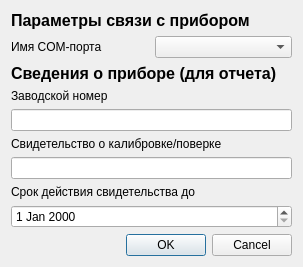
<?xml version="1.0" encoding="UTF-8"?>
<ui version="4.0">
 <class>SetupDialog</class>
 <widget class="QDialog" name="SetupDialog">
  <property name="geometry">
   <rect>
    <x>0</x>
    <y>0</y>
    <width>303</width>
    <height>260</height>
   </rect>
  </property>
  <property name="windowTitle">
   <string>Настройка ИКСУ-2000</string>
  </property>
  <layout class="QVBoxLayout" name="verticalLayout">
   <item>
    <widget class="QLabel" name="label_5">
     <property name="font">
      <font>
       <pointsize>12</pointsize>
       <weight>75</weight>
       <bold>true</bold>
      </font>
     </property>
     <property name="text">
      <string>Параметры связи с прибором</string>
     </property>
    </widget>
   </item>
   <item>
    <layout class="QHBoxLayout" name="horizontalLayout">
     <item>
      <widget class="QLabel" name="label">
       <property name="text">
        <string>Имя COM-порта</string>
       </property>
      </widget>
     </item>
     <item>
      <widget class="QComboBox" name="comboBox"/>
     </item>
    </layout>
   </item>
   <item>
    <widget class="QLabel" name="label_6">
     <property name="font">
      <font>
       <pointsize>12</pointsize>
       <weight>75</weight>
       <bold>true</bold>
      </font>
     </property>
     <property name="text">
      <string>Сведения о приборе (для отчета)</string>
     </property>
    </widget>
   </item>
   <item>
    <layout class="QVBoxLayout" name="verticalLayout_3">
     <item>
      <widget class="QLabel" name="label_2">
       <property name="text">
        <string>Заводской номер</string>
       </property>
      </widget>
     </item>
     <item>
      <widget class="QLineEdit" name="ZN"/>
     </item>
    </layout>
   </item>
   <item>
    <layout class="QVBoxLayout" name="verticalLayout_2">
     <item>
      <widget class="QLabel" name="label_3">
       <property name="text">
        <string>Свидетельство о калибровке/поверке</string>
       </property>
      </widget>
     </item>
     <item>
      <widget class="QLineEdit" name="SKN"/>
     </item>
    </layout>
   </item>
   <item>
    <layout class="QVBoxLayout" name="verticalLayout_4">
     <item>
      <widget class="QLabel" name="label_4">
       <property name="text">
        <string>Срок действия свидетельства до</string>
       </property>
      </widget>
     </item>
     <item>
      <widget class="QDateEdit" name="SROK"/>
     </item>
    </layout>
   </item>
   <item>
    <widget class="QDialogButtonBox" name="buttonBox">
     <property name="orientation">
      <enum>Qt::Horizontal</enum>
     </property>
     <property name="standardButtons">
      <set>QDialogButtonBox::Cancel|QDialogButtonBox::Ok</set>
     </property>
    </widget>
   </item>
  </layout>
 </widget>
 <resources/>
 <connections>
  <connection>
   <sender>buttonBox</sender>
   <signal>accepted()</signal>
   <receiver>SetupDialog</receiver>
   <slot>accept()</slot>
   <hints>
    <hint type="sourcelabel">
     <x>248</x>
     <y>254</y>
    </hint>
    <hint type="destinationlabel">
     <x>157</x>
     <y>274</y>
    </hint>
   </hints>
  </connection>
  <connection>
   <sender>buttonBox</sender>
   <signal>rejected()</signal>
   <receiver>SetupDialog</receiver>
   <slot>reject()</slot>
   <hints>
    <hint type="sourcelabel">
     <x>316</x>
     <y>260</y>
    </hint>
    <hint type="destinationlabel">
     <x>286</x>
     <y>274</y>
    </hint>
   </hints>
  </connection>
 </connections>
</ui>
